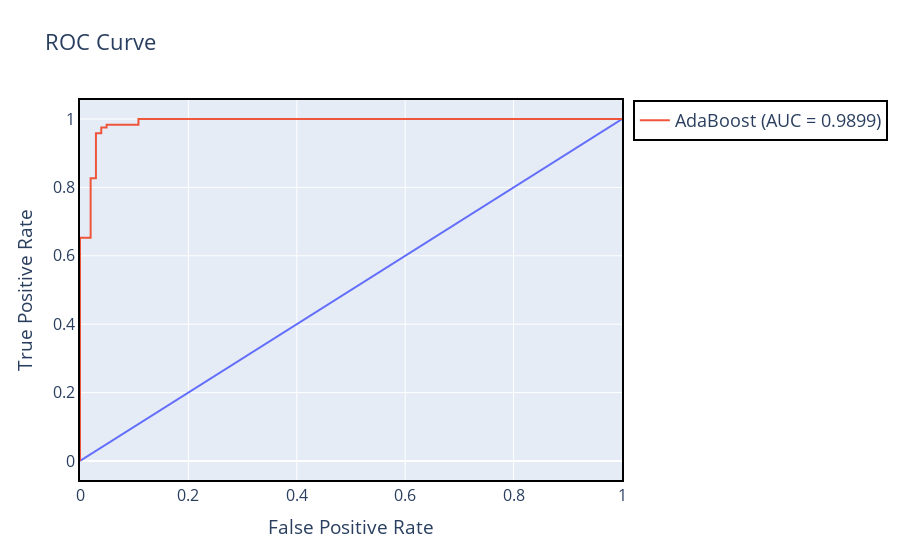

The notebook cell saved with this chart:
### Code cell
show_roc_curve(ada_boost, "AdaBoost", X_test, y_test)

### Figure 1 — Plotly figure (JSON) as saved in the notebook; plotly's stock layout.template omitted (floating-point values rounded to 4 significant figures)
{"data": [{"hovertemplate": "False Positive Rate=%{x}<br>True Positive Rate=%{y}<extra></extra>", "legendgroup": "", "line": {"color": "#636efa", "dash": "solid"}, "marker": {"symbol": "circle"}, "mode": "lines", "name": "", "orientation": "v", "showlegend": false, "type": "scatter", "x": [0, 1], "xaxis": "x", "y": [0, 1], "yaxis": "y"}, {"mode": "lines", "name": "AdaBoost (AUC = 0.9899)", "type": "scatter", "x": [0, 0, 0, 0.01961, 0.01961, 0.02941, 0.02941, 0.03922, 0.03922, 0.04902, 0.04902, 0.05882, 0.09804, 0.1078, 0.1078, 0.3431, 0.3627, 0.4902, 0.5098, 0.7843, 0.8039, 0.8431, 0.8627, 0.9118, 0.9314, 1], "y": [0, 0.008264, 0.6529, 0.6529, 0.8264, 0.8264, 0.9587, 0.9587, 0.9752, 0.9752, 0.9835, 0.9835, 0.9835, 0.9835, 1, 1, 1, 1, 1, 1, 1, 1, 1, 1, 1, 1]}], "layout": {"font": {"size": 16}, "legend": {"bordercolor": "Black", "borderwidth": 2, "font": {"size": 18}, "tracegroupgap": 0}, "title": {"text": "ROC Curve"}, "xaxis": {"anchor": "y", "domain": [0, 1], "linecolor": "black", "linewidth": 2, "mirror": true, "showline": true, "title": {"text": "False Positive Rate"}}, "yaxis": {"anchor": "x", "domain": [0, 1], "linecolor": "black", "linewidth": 2, "mirror": true, "showline": true, "title": {"text": "True Positive Rate"}}}}
